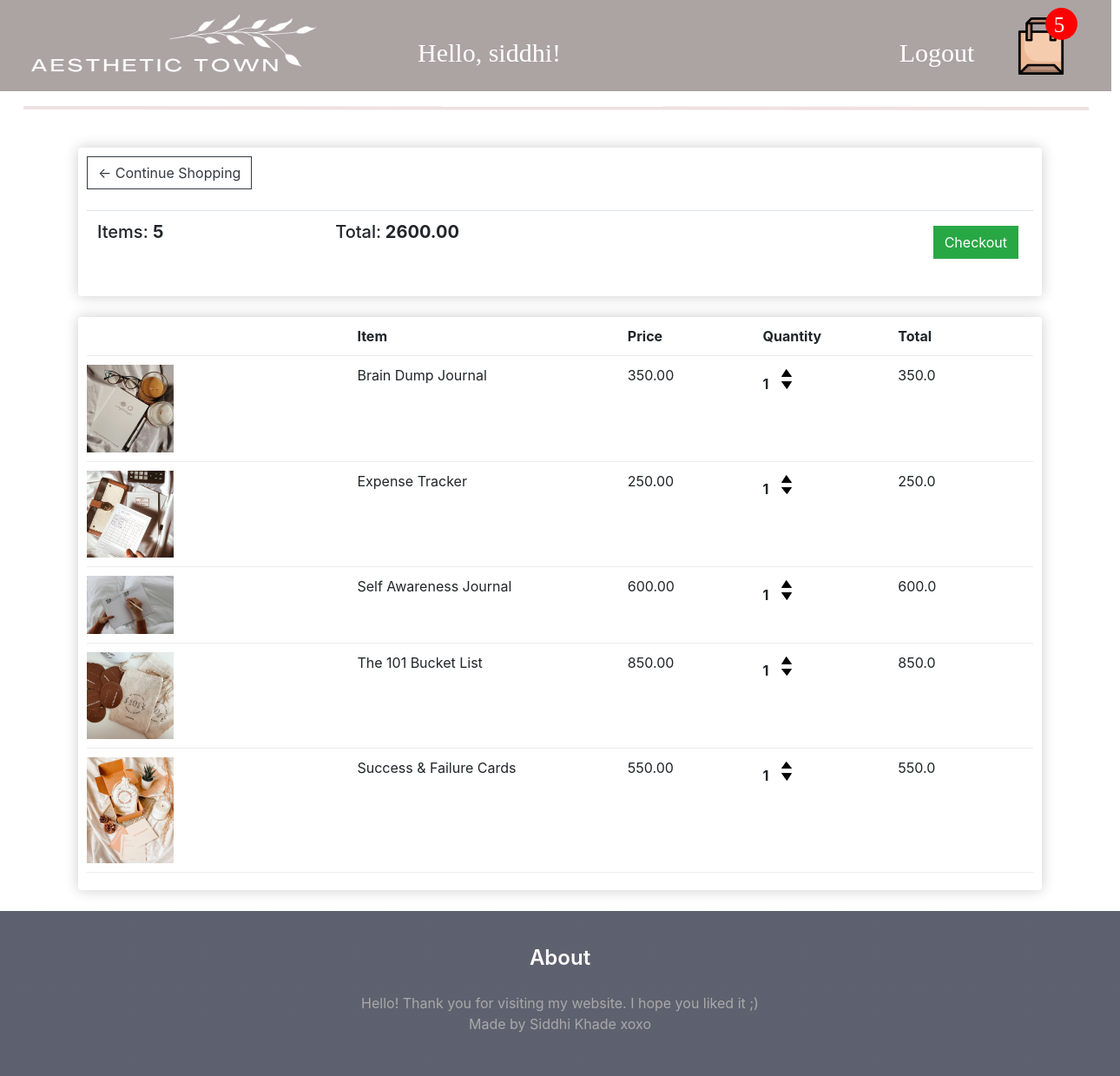
Page /cart/test7/ (signed in) on the committed database.
### store/models.py (models this page shows, shortened)
class Order(models.Model):
    customer = models.ForeignKey(User, on_delete=models.SET_NULL, null=True, blank=True)
    date_ordered = models.DateTimeField(auto_now_add=True)
    complete = models.BooleanField(default=False)
    transaction_id = models.CharField(max_length=100, null=True)
    @property
    def get_cart_total(self):
        orderitems = self.orderitem_set.all()
        total = sum([item.get_total for item in orderitems])
        return total
    @property
    def get_cart_items(self):
        orderitems = self.orderitem_set.all()
        total = sum([item.quantity for item in orderitems])
        return total

class OrderItem(models.Model):
    product = models.ForeignKey(Product, on_delete=models.SET_NULL, null=True)
    order = models.ForeignKey(Order, on_delete=models.SET_NULL, null=True)
    quantity = models.IntegerField(default=0, null=True, blank=True)
    date_added = models.DateTimeField(auto_now_add=True)
    @property
    def get_total(self):
        total = self.product.price * self.quantity
        return total

class Product(models.Model):
    name = models.CharField(max_length=200)
    description = models.CharField(max_length=200, default="")
    price = models.FloatField()
    digital = models.BooleanField(default=False, null=True, blank=False)
    image = models.ImageField(null=True, blank=True)
    @property
    def imageURL(self):
        try:
            url = self.image.url
        except:
            url = ''
        return url

### store/views.py (the view)
# urls.py: path('cart/<str:username>/',views.cart,name='cart'),
def cart(request,username):
    user = User.objects.get(username=username)
    if user.is_authenticated:
        order, created = Order.objects.get_or_create(customer=user, complete=False)
        items = order.orderitem_set.all()
        cartItems = order.get_cart_items
    else:
        items = []
        order = {'get_cart_total':0, 'get_cart_items':0, 'shipping': False}
        cartItems = order['get_cart_items']
    context={'items': items, 'order': order, 'cartItems': cartItems}
    return render(request,'store/cart.html',context)

### store/templates/store/cart.html
{% extends 'store/mainstore.html' %}
{% load static %}
{% block content %}
<div class="row">
    <div class="col-lg-12">
        <div class="box-element">
            <a  class="btn btn-outline-dark" href="{% url 'mainstore' username=user.username %}">&#x2190; Continue Shopping</a>
            <br>
            <br>
            <table class="table">
                <tr>
                    <th><h5>Items: <strong>{{order.get_cart_items}}</strong></h5></th>
                    <th><h5>Total:<strong> {{order.get_cart_total|floatformat:2}}</strong></h5></th>
                    <th>
                        <a  style="float:right; margin:5px;" class="btn btn-success" href="{% url 'checkout' username=user.username %}">Checkout</a>
                    </th>
                </tr>
            </table>
        </div>
        <br>
        <div class="box-element">
            <div class="cart-row">
                <div style="flex:2"></div>
                <div style="flex:2"><strong>Item</strong></div>
                <div style="flex:1"><strong>Price</strong></div>
                <div style="flex:1"><strong>Quantity</strong></div>
                <div style="flex:1"><strong>Total</strong></div>
            </div>
            {% for item in items %}
            <div class="cart-row">
                <div style="flex:2"><img class="row-image" src="{{item.product.imageURL}}"></div>
                <div style="flex:2"><p>{{item.product.name}}</p></div>
                <div style="flex:1"><p>{{item.product.price|floatformat:2}}</p></div>
                <div style="flex:1">
                    <p class="quantity">{{item.quantity}}</p>
                    <div class="quantity">
                        <img data-product={{item.product.id}} data-action="add" class="chg-quantity update-cart" src="{% static  'images/arrow-up.png' %}">
                        <img data-product={{item.product.id}} data-action="remove" class="chg-quantity update-cart" src="{% static  'images/arrow-down.png' %}">
                    </div>
                </div>
                <div style="flex:1"><p>{{item.get_total}}</p></div>
            </div>
            {% endfor %}
        </div>
    </div>
</div>
{% endblock content %}

### store/templates/store/mainstore.html (shortened to what this page needs)
<!DOCTYPE html>
{% load static %}
<html>
<head>
<link rel="stylesheet" href="https://stackpath.bootstrapcdn.com/bootstrap/4.4.1/css/bootstrap.min.css">
<link rel="stylesheet" type="text/css" href="{% static 'CSS/store.css' %}">
<link rel="stylesheet" href="https://cdnjs.cloudflare.com/ajax/libs/font-awesome/6.1.1/css/fontawesome.min.css" />
</head>
<body>
	<nav>
<div id="Aesthetic_Town">
	<svg class="Rectangle_610">
		<rect id="Rectangle_610" rx="0" ry="0" x="0" y="0" width="1280" height="105">
		</rect>
	</svg>
	<svg class="Line_1" viewBox="0 0 1227 1">
		<path id="Line_1" d="M 0 0 L 1227 1">
		</path>
	</svg>
	<a href="{% url 'cart' username=user.username %}">
		<img  id="paper-bag" src="{% static 'images/paper-bag.png' %}">
	</a>
	<svg class="Ellipse_177">
		<ellipse id="Ellipse_177" rx="18.5" ry="18.5" cx="18.5" cy="18.5">
		</ellipse>
	</svg>
	<div id="quant">
		<p>{{cartItems}}</p>
	</div>
	<img id="Logo1" src="{% static 'images/Logo1.png' %}">
	<div id="Hello_">
		<span>Hello, {{user.username}}!</span>
	</div>
	<div id="Logout">
		<a href="{% url 'logout' %}">Logout</a>
	</div>
</div>
</nav>
<div >
	<br><br><br><br><br>
</div>
<div class="container">
	{% block content %}{% endblock content %}
	<br>
</div>
<section class="footer">
	<h4>About</h4>
	<p>Hello! Thank you for visiting my website. I hope you liked it ;)<br>Made by Siddhi Khade xoxo
	</p>
</section>
</body>
</html>

### static/CSS/store.css (style rules this page uses)
:root { --web-view-ids: Aesthetic_Town; }
* { margin: 0; padding: 0; box-sizing: border-box; border: none; }
#Aesthetic_Town { position: absolute; width: 1280px; height: 641px; background-color: rgba(255,255,255,1); overflow: hidden; --web-view-name: Aesthetic Town; --web-view-id: Aesthetic_Town; --web-scale-on-resize: true; --web-enable-deep-linking: true; }
.Rectangle_610 { position: absolute; overflow: visible; width: 1280px; height: 105px; left: 0px; top: 0px; }
.Line_1 { overflow: visible; position: absolute; width: 1227.003px; height: 5px; left: 26.5px; top: 122px; transform: matrix(1,0,0,1,0,0); }
#paper-bag { position: absolute; width: 66px; height: 66px; left: 1166px; top: 20px; overflow: visible; }
.Ellipse_177 { position: absolute; overflow: visible; width: 37px; height: 37px; left: 1204px; top: 9px; }
#Logo1 { position: absolute; width: 340px; height: 80px; left: 27px; top: 12px; overflow: visible; }
#Hello_ { left: 481px; top: 38px; position: absolute; overflow: visible; width: 281px; height: 30px; text-align: left; font-family: Sitka Text; font-style: normal; font-weight: normal; font-size: 30px; color: rgba(255,255,255,1); }
#Logout a { left: 1025px; top: 38px; position: absolute; overflow: visible; width: 108px; height: 30px; text-align: center; font-family: Sitka Text; font-style: normal; font-weight: normal; font-size: 30px; color: rgba(255,255,255,1); text-decoration: none; }
.btn { border-radius: 0; }
.row-image { width: 100px; }
.quantity { display: inline-block; font-weight: 700; padding-right:10px; }
.cart-row { display: flex; align-items: flex-stretch; padding-bottom: 10px; margin-bottom: 10px; border-bottom: 1px solid #ececec; }
.chg-quantity { width: 12px; cursor: pointer; display: block; margin-top: 5px; transition:.1s; }
#quant { left: 1210px; top: 10px; position: absolute; overflow: visible; width: 20px; height: 30px; text-align: center; font-family: Sitka Text; font-style: normal; font-weight: normal; font-size: 25px; color: rgba(255,255,255,1); }
.col-lg-4, .col-lg-6, .col-lg-8, .col-lg-12 { margin-top: 50px; }
.box-element { box-shadow:hsl(0, 0%, 80%) 0 0 16px; background-color: #fff; border-radius: 4px; padding: 10px; }
.footer { height: 190px; width: 100%; text-align: center; padding: 30px 0; background: linear-gradient(rgba(25, 30, 49, 0.7),rgba(25, 30, 49, 0.7)); }
.footer p { color: darkgray; }
.footer h4 { color: snow; margin-bottom: 25px; margin-top: 10px; font-weight: 600; }

### rows in the picture
Order: get_cart_items "5", get_cart_total "2600.00"
OrderItem: product.imageURL (picture), product.name "Brain Dump Journal", product.price "350.00", quantity "1", get_total "350.0"
OrderItem: product.imageURL (picture), product.name "Expense Tracker", product.price "250.00", quantity "1", get_total "250.0"
OrderItem: product.imageURL (picture), product.name "Self Awareness Journal", product.price "600.00", quantity "1", get_total "600.0"
OrderItem: product.imageURL (picture), product.name "The 101 Bucket List", product.price "850.00", quantity "1", get_total "850.0"
OrderItem: product.imageURL (picture), product.name "Success & Failure Cards", product.price "550.00", quantity "1", get_total "550.0"

### other values in the picture
{{ cartItems }} "5"
{{ user.username }} "siddhi"
